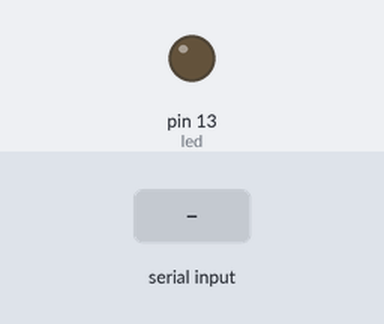
Simulated run of this sketch. Board: Arduino Uno, built with avr-gcc and run on an emulated ATmega328P. On the bench: output pins drawn as LEDs (lit = HIGH). The test bench sets the inputs (shaded band).

Above: at 1.2 s.
1.3 s: "Hello World" received over Serial
At 3.5 s:
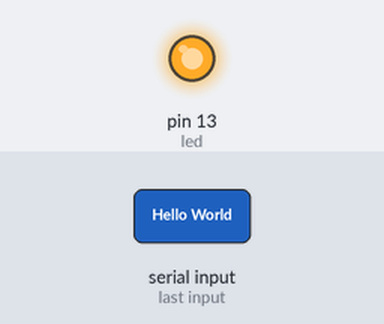
3.8 s: "1" received over Serial
At 5.2 s:
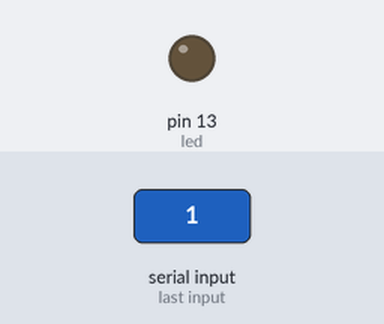
Timing chart, 0 to 6.8 s (numbered marks = the images above; inputs shaded):
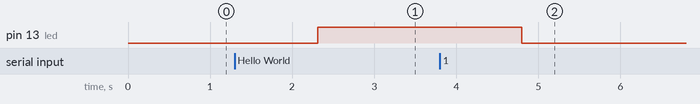

Measured:
- after the input at 1.3 s, pin 13 (led): LOW → HIGH after 1.0 s
- after the input at 3.8 s, pin 13 (led): HIGH → LOW after 1.0 s

The sketch:

uno_c___serial_communication.ino
```cpp
int led = 13;
void setup() {
  // put your setup code here, to run once:
  Serial.begin(9600);
  pinMode(led, OUTPUT);
}

void loop() {
  // put your main code here, to run repeatedly:
  if (Serial.available()) {
    String data = Serial.readString();
    if (data == "Hello World") {

      digitalWrite(led, HIGH);
    }
    else {
      digitalWrite(led, LOW);

    }

  }
}
```
